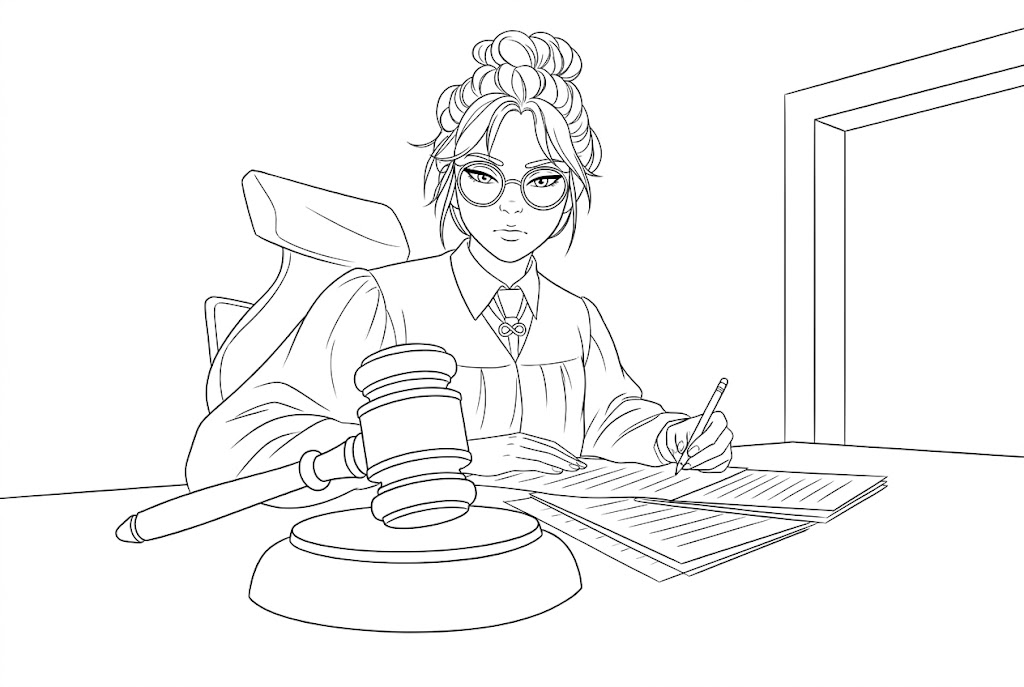
#> input picture img/lia/lia-direitos.jpg, 1024 x 687 px, found by its file name
$ python lilas-lia-direitos.py
#> lines starting #> are read from the running program, lines starting #| are printed output that depends on the picture
"""
Prepara a Lia de Direitos para o card, do jeito que o avatar e feito.

O alvo
------
O avatar da AcolherIA e 92% vazio: so o contorno da Lia, em traco violeta
escuro, com o miolo transparente. A Lia de Direitos tem que ter esse
mesmo aspecto, porque o card dela tem fundo roxo escuro.

O que estava errado
-------------------
Duas coisas, e as duas apareceram na tela antes de esta versao:

1. O MIOLO FICAVA PREENCHIDO DE CINZA.
   A arte tem sombreado leve no interior: o histograma mostra 4,25% de
   pixels abaixo de 180 (o traco de verdade) e mais 2,03% entre 180 e 232
   (o sombreado). O script tratava tudo abaixo de 232 como traco, entao
   pintava o sombreado de lilac apagado e a Lia aparecia com o corpo
   cheio. O avatar nao tem nada disso.

   A correcao e nao usar limiar alto. Tudo que for mais claro que o
   limiar vira TRANSPARENTE, inclusive o miolo. E o que da o mesmo
   aspecto de "so o contorno" do avatar.

2. O CONTOURO DA MOLDURA FICAVA NO QUADRO.
   A moldura na direita e um retangulo ralo, e a linha da mesa atravessa
   ate ela — por isso as duas sao o mesmo pedaco de desenho e nenhum
   recorte por conexao as separa. So que, depois de limpo o miolo, a
   moldura cai para 8%-14% da densidade do pico, e a Lia fica entre 24% e
   100%. Nessa hora o corte por densidade apanha.

Por isso a ordem aqui e: limpar o miolo ANTES de medir onde esta a
figura. Na ordem inversa a moldura se escondia dentro do sombreado.

Os passos
---------
1. limpar o miolo   — bimza, alpha
2. cortar na figura — laterais firmes (20%), base tolerante (4%)
3. trocar o pigmento — traco escuro vira o lilac do banner

Arquivos
--------
ENTRADA  img/lia/lia-direitos.jpg    a arte original, como veio
SAIDA    img/lia/lia-direitos-clara.png   a arte pronta para o card

A ENTRADA NUNCA e sobrescrita. E o unico jeito de voltar atras.
"""

from PIL import Image
import importlib.util
import os

ENTRADAS = ("img/lia/lia-direitos.jpg", "img/lia/lia-direitos.jpeg")
SAIDA = "img/lia/lia-direitos-clara.png"

# Traco escuro. Abaixo de 180 e linha; entre 180 e 232 e o sombreado do
# miolo, que precisa sumir para a Lia ficar so no contorno, como o avatar.
LIMIAR_TRACO = 200

# Abaixo disso a tinta do traco e solida; entre o joelho e o limiar fica
# so a borda suave da linha.
JOELHO_TRACO = 150

# Traco claro do banner da AcolherIA (banner-lia.png): 98% do traco dele.
LILAC_CLARO = (0xF0, 0xE2, 0xFF)

# Densidade minima para uma faixa contar como parte da figura, em fracao
# do pico. Lateral e vertical sao diferentes porque as medidas da arte
# sao diferentes:
#
#   coluna  moldura: 8% a 14%      |  Lia: 24% a 100%   -> corta em 20%
#   linha   borda do papel: 1% e 5% |  base do martelo: 14% e 41% -> corta em 4%
#
# Um limiar so nao serviria: ou cortava a base do martelo junto com a
# moldura, ou deixava a moldura no quadro.
PICO_LATERAL = 0.20
PICO_VERTICAL = 0.04

# Respiro depois do corte. Lateral e minimo de proposito: com 32px a
# folga voltava a pegar o comeco da moldura, que e o que o corte existe
# para tirar. O traco tem 2 a 3px, entao 8px bastam.
FOLGA_LADO = 8
BLOCO = 32


def pixels(img):
    dados = img.get_flattened_data() if hasattr(img, "get_flattened_data") else img.getdata()
    return list(dados)


def medir_densidade(mascara, w, h):
    """Densidade de traco por faixa, em colunas e em linhas."""
    col = []
    for x in range(0, w - BLOCO + 1, BLOCO):
        n = 0
        for y in range(h):
            base = y * w
            for xx in range(x, x + BLOCO):
                if mascara[base + xx]:
                    n += 1
        col.append((x, n))

    lin = []
    for y in range(0, h - BLOCO + 1, BLOCO):
        n = 0
        for yy in range(y, y + BLOCO):
            base = yy * w
            for x in range(w):
                if mascara[base + x]:
                    n += 1
        lin.append((y, n))
    return col, lin


def caixa_da_figura(mascara, w, h):
    col, lin = medir_densidade(mascara, w, h)
    pico_c = max(n for _, n in col)
    pico_l = max(n for _, n in lin)
    if pico_c == 0 or pico_l == 0:
        raise SystemExit("  a arte esta em branco?")

    cols = [x for x, n in col if n >= pico_c * PICO_LATERAL]
    lins = [y for y, n in lin if n >= pico_l * PICO_VERTICAL]
    if not cols or not lins:
        raise SystemExit("  nao encontrei a figura — o limiar esta alto demais?")

    folga_v = max(BLOCO, int(min(w, h) * 0.02))
    return (max(0, cols[0] - BLOCO - FOLGA_LADO),
            max(0, lins[0] - folga_v),
            min(w, cols[-1] + BLOCO + FOLGA_LADO),
            min(h, lins[-1] + BLOCO + folga_v))


def gerar(origem, destino):
    img = Image.open(origem).convert("L")
    w, h = img.size
    cinza = pixels(img)

    # 1) Limpa o miolo. A luminancia vira alpha: papel e sombreado saem
    #    transparentes, e o que sobra e a linha com a borda suave.
    #
    #    O JOELHO importa mais que o limiar. Medido nesta arte, 69% do
    #    traco esta abaixo de 150 e a mediana e 111: a linha e feita de
    #    varios pixels, quase todos esafrados pela borda. Se o alpha
    #    subisse linearmente do limiar ate o pixel mais escuro, quase
    #    toda a tinta ficava com alpha baixo e a Lia aparecia fantasma —
    #    1,6% opaco, contra os 2,9% do avatar. Ate o joelho a tinta e
    #    solida, como no avatar; depois disso e a borda suave.
    brutos = [v for v in cinza if v < LIMIAR_TRACO]
    if len(brutos) < 200:
        raise SystemExit(f"  {origem}: quase sem traco (limiar {LIMIAR_TRACO}?).")

    def alfa(v):
        if v >= LIMIAR_TRACO:
            return 0
        if v <= JOELHO_TRACO:
            return 255
        a = int(255 * (LIMIAR_TRACO - v) / (LIMIAR_TRACO - JOELHO_TRACO))
        return 255 if a > 255 else a

    mascara = [v < LIMIAR_TRACO for v in cinza]
    cobertura_antes = 100.0 * sum(mascara) / len(mascara)

    # 2) Corta na figura, agora que o miolo nao atrapalha a medicao.
    esq, topo, dir_, baix = caixa_da_figura(mascara, w, h)
    area = (dir_ - esq) * (baix - topo)
    # conta primeiro, percentual depois: multiplied twice, dava 674%.
    dentro = sum(1 for y in range(topo, baix)
                for x in range(esq, dir_) if mascara[y * w + x])
    cobertura_depois = 100.0 * dentro / area

    # 3) Monta a arte final: contorno lilac, miolo transparente.
    saida = Image.new("RGBA", (dir_ - esq, baix - topo))
    dados = []
    for y in range(topo, baix):
        base = y * w
        for x in range(esq, dir_):
            a = alfa(cinza[base + x])
            dados.append((LILAC_CLARO[0], LILAC_CLARO[1], LILAC_CLARO[2], a))
    saida.putdata(dados)
    saida.save(destino, "PNG", optimize=True)

    opaco = sum(1 for d in dados if d[3] > 200)
    print(f"     {w}x{h} -> {dir_ - esq}x{baix - topo}")
    print(f"     traco na arte inteira: {cobertura_antes:.1f}%")
    print(f"     traco depois do corte: {cobertura_depois:.1f}%")
    print(f"     opaco na arte final: {100.0*opaco/len(dados):.1f}%"
          f"   (o avatar tem 2,9%)")
    return dir_ - esq, baix - topo


def main():
    print("Preparando a Lia de Direitos para o card\n")

    entrada = next((p for p in ENTRADAS if os.path.exists(p)), None)
    if entrada is None:
        raise SystemExit("  arte original nao encontrada: " + " ou ".join(ENTRADAS))
    if os.path.abspath(entrada) == os.path.abspath(SAIDA):
        raise SystemExit("  entrada e saida sao o mesmo arquivo.")

    print(f"  arte: {entrada}")
    print("\n  limpando o miolo, cortando na figura e trocando o pigmento")
    gerar(entrada, SAIDA)
#> in gerar, `cinza = pixels(img)`: cinza = 703488 items
#> in gerar, `brutos = [v for v in cinza if v < LIMIAR_TRACO]`: brutos = 34524 items
#> in gerar, `mascara = [v < LIMIAR_TRACO for v in cinza]`: mascara = 703488 items
#> in gerar, `cobertura_antes = 100.0 * sum(mascara) / len(mascara)`: cobertura_antes = 4.91
#> in caixa_da_figura, `col, lin = medir_densidade(mascara, w, h)`: col = 32 pairs, first value 0 to 992, second value 57 to 2973; lin = [(0, 50), (32, 979), (64, 1624), (96, 1693), (128, 1480), (160, 2488), (192, 1514), (224, 1242), (256, 1184), (288, 1474), (320, 1547), (352, 1661), (384, 2136), (416, 2325), (448, 3605), (480, 4167), (512, 2752), (544, 1770), (576, 226), (608, 607), (640, 0)]
#> in caixa_da_figura, `pico_c = max(n for _, n in col)`: pico_c = 2973
#> in caixa_da_figura, `pico_l = max(n for _, n in lin)`: pico_l = 4167
#> in caixa_da_figura, `cols = [x for x, n in col if n >= pico_c * PICO_LATERAL]`: cols = [192, 224, 256, 288, 320, 352, 384, 416, 448, 480, 512, 544, 576, 608, 640, 672, 704, 736, 768, 800, 832]
#> in caixa_da_figura, `lins = [y for y, n in lin if n >= pico_l * PICO_VERTICAL]`: lins = [32, 64, 96, 128, 160, 192, 224, 256, 288, 320, 352, 384, 416, 448, 480, 512, 544, 576, 608]
#> in gerar, `esq, topo, dir_, baix = caixa_da_figura(mascara, w, h)`: esq = 152; topo = 0; dir_ = 872; baix = 672
#> in gerar, `area = (dir_ - esq) * (baix - topo)`: area = 483840
#> in gerar, `dentro = sum(1 for y in range(topo, baix) for x in range(esq, dir_) if..`: dentro = 32616
#> in gerar, `cobertura_depois = 100.0 * dentro / area`: cobertura_depois = 6.74
#> in gerar, `saida = Image.new("RGBA", (dir_ - esq, baix - topo))`: saida: PIL image 720x672 RGBA; every value is 0
#> after the loop in gerar, `for y in range(topo, baix):`: dados = 483840 items
#> in gerar, `saida.putdata(dados)`:
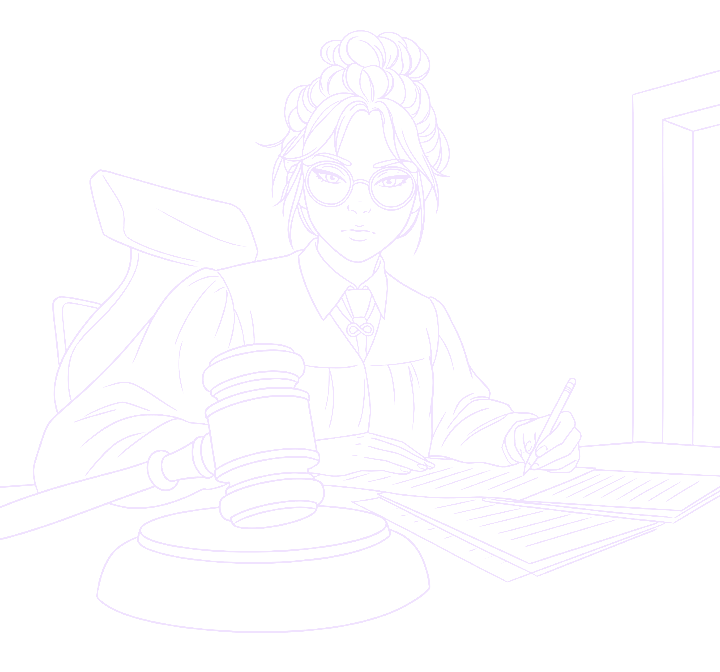
#> saida: PIL image 720x672 RGBA; mean R, G, B, A 240, 226, 255, 14.5; transparent parts drawn white
#> in gerar, `opaco = sum(1 for d in dados if d[3] > 200)`: opaco = 24601
#|      1024x687 -> 720x672
#|      traco na arte inteira: 4.9%
#|      traco depois do corte: 6.7%
#|      opaco na arte final: 5.1%   (o avatar tem 2,9%)

    print(f"\n  pronta: {SAIDA}  ({os.path.getsize(SAIDA)/1024.0:.0f} KB)")
    print(f"  a original ({entrada}) continua no lugar.")


if __name__ == "__main__":
    main()
